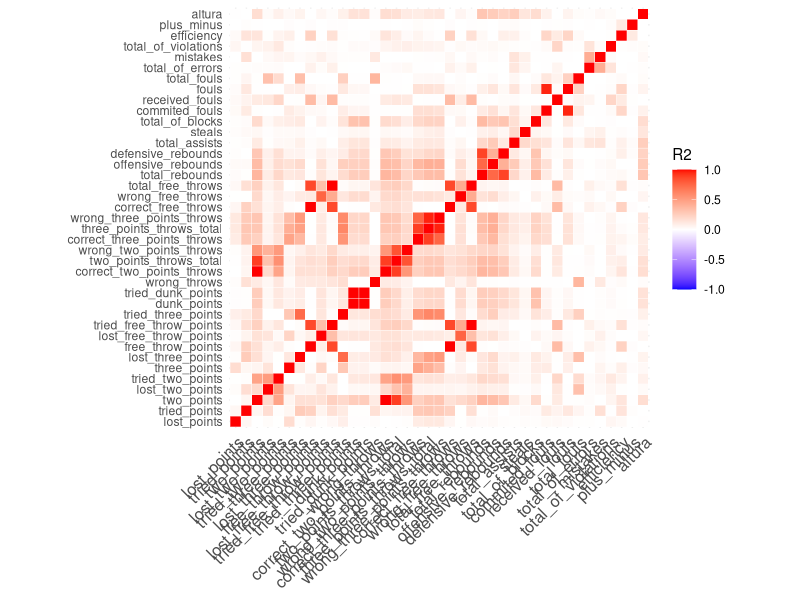

Recreate this plot in R.
library(reshape2)
library(ggplot2)
# http://www.sthda.com/english/articles/31-principal-component-methods-in-r-practical-guide/112-pca-principal-component-analysis-essentials/
library("corrplot")

#reading csv file with aggregate 9 seasons in nbb
dfstats <- read.csv("outputdata/aggregateData.csv", sep = "," ,stringsAsFactors=FALSE)

#NA cases
dfstats[is.na(dfstats)] <- 0
dfstats <- dfstats[dfstats$id_jogador > 0,]
dfstats <- dfstats[dfstats$pos != "NOTFOUND",]
dfstats <- dfstats[dfstats$pos != "0",]
dfstats <- dfstats[dfstats$pos != "NOTFOUNDCONFIRMED",]
dfstats <- dfstats[dfstats$pos != "",]

#keeping only players over 100 minutes played per season
dfstats <-dfstats[dfstats$played_minutes > 100,]

head(dfstats)
#------------ Correlation R2---------------#
sub <- dfstats[10:48]

#correlation
correl <- cor(sub)^2
correl_df<-as.data.frame(correl)

#transforma dataframe
melted_cormat <- melt(correl, na.rm = TRUE)

#plot heatmap
ggplot(data = melted_cormat, aes(Var2, Var1, fill = value))+
  geom_tile(color = "white")+
  scale_fill_gradient2(low = "blue", high = "red", mid = "white", 
                       midpoint = 0, limit = c(-1,1), space = "Lab", 
                       name="R2") +
  theme_minimal()+ 
  theme(axis.text.x = element_text(angle = 45, vjust = 1, size = 12, hjust = 1),
        axis.title.x=element_blank(),
        axis.title.y=element_blank()
        
  )+
  coord_fixed()


